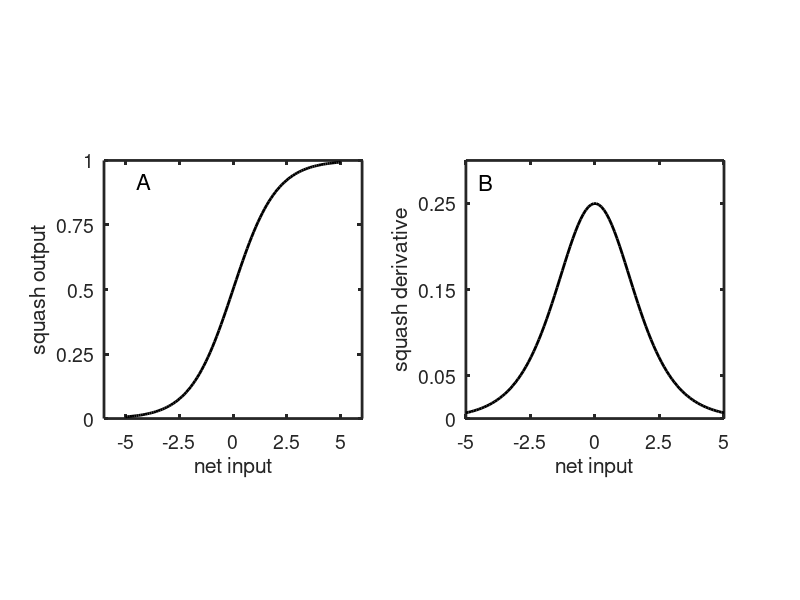

This figure's MATLAB source:
% squashDerivSquash.m
% this script illustrates the squashing function
% and the derivative of the squashing funciton

net=linspace(-5,5,100);
squash=1 ./ (1+exp(-net));
deriv=squash.*(1-squash);

lw=2; % set line width
fs=14; % set font size
subplot(121)
plot(net,squash,'k','linewidth',lw)
axis square
set(gca,'fontsize',fs)
set(gca,'linewidth',lw)
set(gca,'xtick',[-5 -2.5 0 2.5 5])
set(gca,'ytick',[0 0.25 0.5 0.75 1])
xlabel('net input')
ylabel('squash output')
text(-4.5,0.92,'A','fontsize',fs+2) 
subplot(122)
plot(net,deriv,'k','linewidth',lw)
axis square
axis([-5 5 0 0.3])
set(gca,'fontsize',fs)
set(gca,'linewidth',lw)
set(gca,'xtick',[-5 -2.5 0 2.5 5])
set(gca,'ytick',[0 0.05 0.15 0.25])
xlabel('net input')
ylabel('squash derivative')
text(-4.5,0.275,'B','fontsize',fs+2) 
